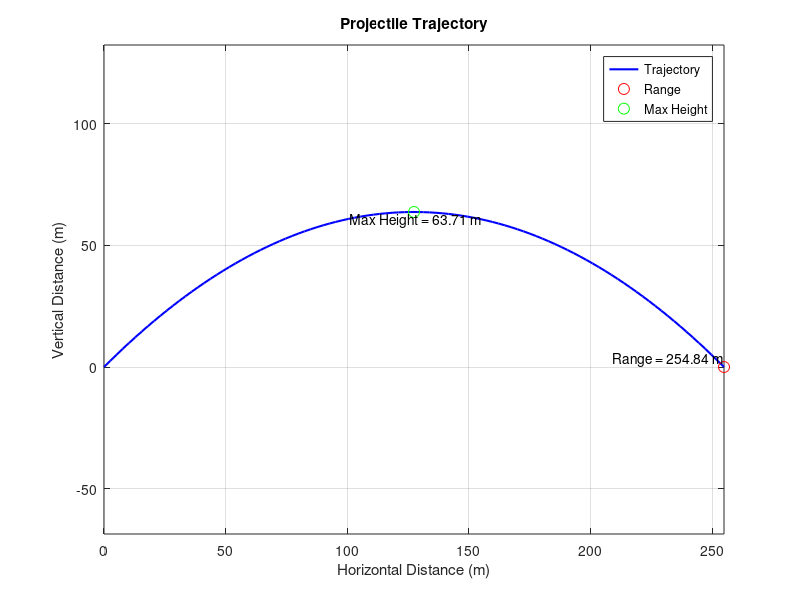

Here is the MATLAB script that generated this plot:
% Parameters
initial_velocity = 50; % initial velocity in m/s
launch_angle = 45; % launch angle in degrees
g = 9.81; % gravitational acceleration in m/s^2

% Convert angle to radians
launch_angle_rad = deg2rad(launch_angle);

% Initial velocity components
vx = initial_velocity * cos(launch_angle_rad); % initial velocity in x-direction
vy = initial_velocity * sin(launch_angle_rad); % initial velocity in y-direction

% Time of flight
time_of_flight = 2 * vy / g;

% Time vector for plotting
t = linspace(0, time_of_flight, 100);

% Trajectory equations
x = vx * t; % horizontal displacement
y = vy * t - 0.5 * g * t.^2; % vertical displacement

% Maximum height
max_height = (vy^2) / (2 * g);

% Range
range = vx * time_of_flight;

% Plot the trajectory
figure;
plot(x, y, 'b-', 'LineWidth', 1.5);
hold on;

% Mark the maximum height and range
plot(range, 0, 'ro', 'MarkerSize', 8, 'DisplayName', 'Range');
plot(range / 2, max_height, 'go', 'MarkerSize', 8, 'DisplayName', 'Max Height');

% Plot annotations
text(range, 0, sprintf(' Range = %.2f m', range), 'VerticalAlignment', 'bottom', 'HorizontalAlignment', 'right');
text(range / 2, max_height, sprintf(' Max Height = %.2f m', max_height), 'VerticalAlignment', 'top', 'HorizontalAlignment', 'center');

% Add labels and title
xlabel('Horizontal Distance (m)');
ylabel('Vertical Distance (m)');
title('Projectile Trajectory');
legend('Trajectory', 'Range', 'Max Height');
grid on;
axis equal;
hold off;